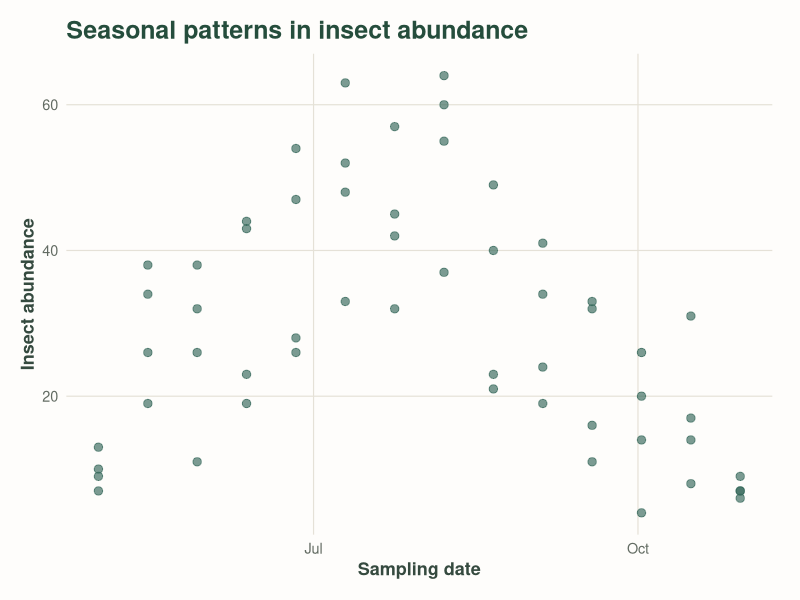
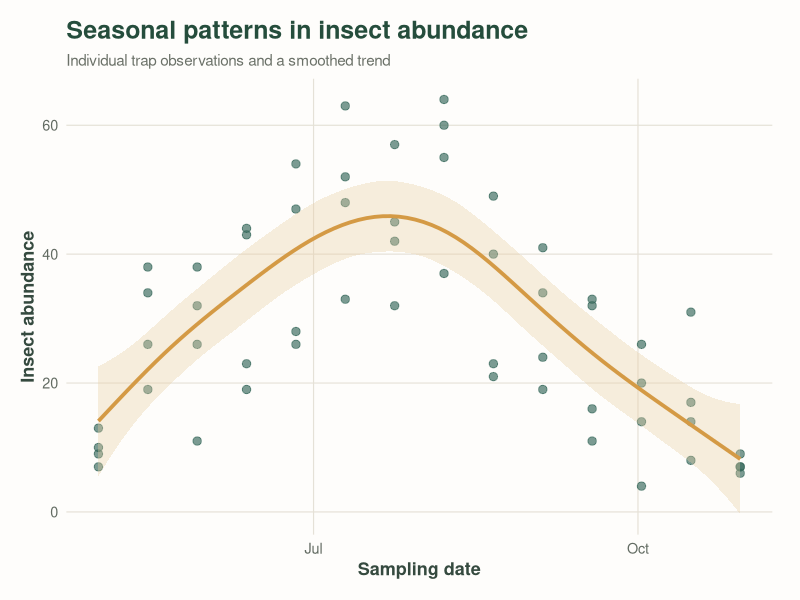
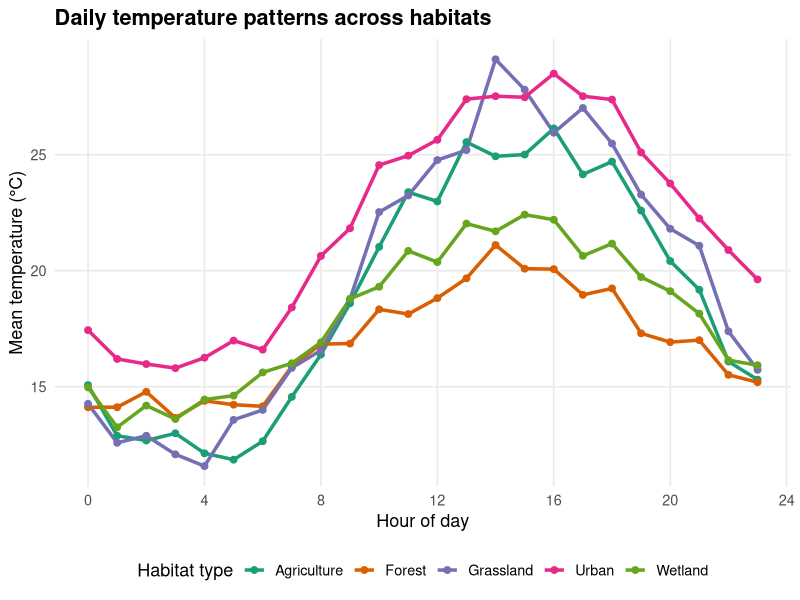
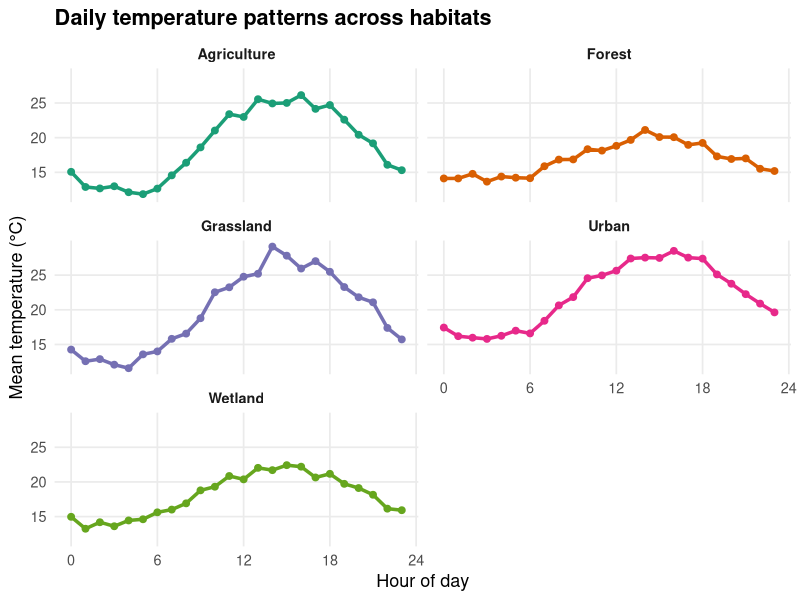

Reproduce these figures in R, in order.
## ---- chunk 1
#| include: false
library(tidyverse)
library(lubridate)

set.seed(5126)

# Synthetic insect abundance data
insect_data <- expand_grid(
  date = seq.Date(as.Date("2024-05-01"), as.Date("2024-10-31"), by = "2 weeks"),
  trap = 1:4
) |>
  mutate(
    day_of_year = yday(date),
    seasonal_mean = 5 + 45 * exp(-((day_of_year - 200) / 65)^2),
    abundance = rnbinom(
      n(),
      mu = seasonal_mean,
      size = 8
    )
  )

# A reusable plot theme
theme_insect <- function() {
  theme_minimal(base_size = 13) +
    theme(
      plot.background = element_rect(fill = "#fefdfb", color = NA),
      panel.background = element_rect(fill = "#fefdfb", color = NA),
      panel.grid.minor = element_blank(),
      panel.grid.major = element_line(color = "#E5E1D7", linewidth = 0.4),
      plot.title = element_text(face = "bold", size = 18, color = "#254D3C"),
      plot.subtitle = element_text(color = "#6B7168", size = 11),
      axis.title = element_text(color = "#354A3F", face = "bold"),
      axis.text = element_text(color = "#626B62"),
      plot.caption = element_text(color = "#85877F", size = 9, hjust = 1),
      plot.margin = margin(15, 20, 15, 15)
    )
}

# Synthetic daily temperature data across habitat types
habitats <- tibble(
  habitat_type = c("Forest", "Grassland", "Wetland", "Agriculture", "Urban"),
  mean_temp = c(17, 20, 18, 19, 22),
  temp_amplitude = c(3, 8, 4, 7, 6)
)

temperature_data <- expand_grid(
  hour = 0:23,
  habitat_type = habitats$habitat_type,
  sensor = 1:3
) |>
  left_join(habitats, by = "habitat_type") |>
  mutate(
    temperature = mean_temp +
      temp_amplitude * cos((hour - 15) * 2 * pi / 24) +
      rnorm(n(), mean = 0, sd = 1.2)
  )

temperature_summary <- temperature_data |>
  group_by(hour, habitat_type) |>
  summarize(mean_temperature = mean(temperature), .groups = "drop")
## ---- chunk 2
ggplot(insect_data, aes(x = date, y = abundance)) +
  geom_point(
    color = "#356859",
    alpha = 0.65,
    size = 2.5
  ) +
  labs(
    title = "Seasonal patterns in insect abundance",
    x = "Sampling date",
    y = "Insect abundance"
  ) +
  theme_insect()
## ---- chunk 3
ggplot(insect_data, aes(x = date, y = abundance)) +
  geom_point(color = "#356859", alpha = 0.65, size = 2.5) +
  geom_smooth(
    method = "gam",
    color = "#D49A45",
    fill = "#E8CFA5",
    linewidth = 1.3,
    alpha = 0.35
  ) +
  labs(
    title = "Seasonal patterns in insect abundance",
    subtitle = "Individual trap observations and a smoothed trend",
    x = "Sampling date",
    y = "Insect abundance"
  ) +
  theme_insect()
## ---- chunk 4
ggplot(
  temperature_summary,
  aes(
    x = hour,
    y = mean_temperature,
    color = habitat_type,
    group = habitat_type
  )
) +
  geom_line(linewidth = 1.2) +
  geom_point(size = 2) +
  scale_color_brewer(palette = "Dark2") +
  scale_x_continuous(breaks = seq(0, 24, 4)) +
  labs(
    title = "Daily temperature patterns across habitats",
    x = "Hour of day",
    y = "Mean temperature (°C)",
    color = "Habitat type"
  ) +
  theme_minimal(base_size = 13) +
  theme(
    plot.title = element_text(face = "bold"),
    legend.position = "bottom",
    panel.grid.minor = element_blank()
  )
## ---- chunk 5
ggplot(
  temperature_summary,
  aes(x = hour, y = mean_temperature, color = habitat_type)
) +
  geom_line(linewidth = 1.2) +
  geom_point(size = 2) +
  facet_wrap(~habitat_type, ncol = 2) +
  scale_color_brewer(palette = "Dark2") +
  scale_x_continuous(breaks = seq(0, 24, 6)) +
  labs(
    title = "Daily temperature patterns across habitats",
    x = "Hour of day",
    y = "Mean temperature (°C)"
  ) +
  theme_minimal(base_size = 13) +
  theme(
    plot.title = element_text(face = "bold"),
    legend.position = "none",
    panel.grid.minor = element_blank(),
    strip.text = element_text(face = "bold")
  )
